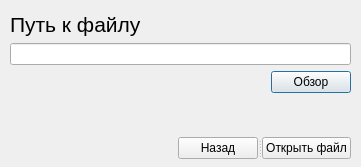
<?xml version="1.0" encoding="UTF-8"?>
<ui version="4.0">
 <class>BrozeFileDialog</class>
 <widget class="QDialog" name="BrozeFileDialog">
  <property name="geometry">
   <rect>
    <x>0</x>
    <y>0</y>
    <width>361</width>
    <height>167</height>
   </rect>
  </property>
  <property name="windowTitle">
   <string>Dialog</string>
  </property>
  <widget class="QWidget" name="layoutWidget">
   <property name="geometry">
    <rect>
     <x>10</x>
     <y>12</y>
     <width>341</width>
     <height>147</height>
    </rect>
   </property>
   <layout class="QVBoxLayout" name="verticalLayout_3">
    <item>
     <layout class="QVBoxLayout" name="verticalLayout_2">
      <item>
       <layout class="QVBoxLayout" name="verticalLayout">
        <item>
         <widget class="QLabel" name="label">
          <property name="font">
           <font>
            <pointsize>16</pointsize>
           </font>
          </property>
          <property name="text">
           <string>Путь к файлу</string>
          </property>
         </widget>
        </item>
        <item>
         <widget class="QLineEdit" name="lineEdit_pathToFile"/>
        </item>
       </layout>
      </item>
      <item>
       <layout class="QHBoxLayout" name="horizontalLayout">
        <item>
         <spacer name="horizontalSpacer">
          <property name="orientation">
           <enum>Qt::Horizontal</enum>
          </property>
          <property name="sizeHint" stdset="0">
           <size>
            <width>40</width>
            <height>20</height>
           </size>
          </property>
         </spacer>
        </item>
        <item>
         <widget class="QPushButton" name="pushButton">
          <property name="text">
           <string>Обзор</string>
          </property>
         </widget>
        </item>
       </layout>
      </item>
     </layout>
    </item>
    <item>
     <spacer name="verticalSpacer">
      <property name="orientation">
       <enum>Qt::Vertical</enum>
      </property>
      <property name="sizeHint" stdset="0">
       <size>
        <width>20</width>
        <height>13</height>
       </size>
      </property>
     </spacer>
    </item>
    <item>
     <layout class="QHBoxLayout" name="horizontalLayout_2">
      <item>
       <spacer name="horizontalSpacer_2">
        <property name="orientation">
         <enum>Qt::Horizontal</enum>
        </property>
        <property name="sizeHint" stdset="0">
         <size>
          <width>40</width>
          <height>20</height>
         </size>
        </property>
       </spacer>
      </item>
      <item>
       <widget class="QSplitter" name="splitter">
        <property name="orientation">
         <enum>Qt::Horizontal</enum>
        </property>
        <widget class="QPushButton" name="pushButton_2">
         <property name="text">
          <string>Назад</string>
         </property>
        </widget>
        <widget class="QPushButton" name="pushButton_3">
         <property name="text">
          <string>Открыть файл</string>
         </property>
        </widget>
       </widget>
      </item>
     </layout>
    </item>
   </layout>
  </widget>
 </widget>
 <resources/>
 <connections>
  <connection>
   <sender>pushButton_2</sender>
   <signal>clicked()</signal>
   <receiver>BrozeFileDialog</receiver>
   <slot>reject()</slot>
   <hints>
    <hint type="sourcelabel">
     <x>209</x>
     <y>145</y>
    </hint>
    <hint type="destinationlabel">
     <x>98</x>
     <y>140</y>
    </hint>
   </hints>
  </connection>
 </connections>
</ui>
